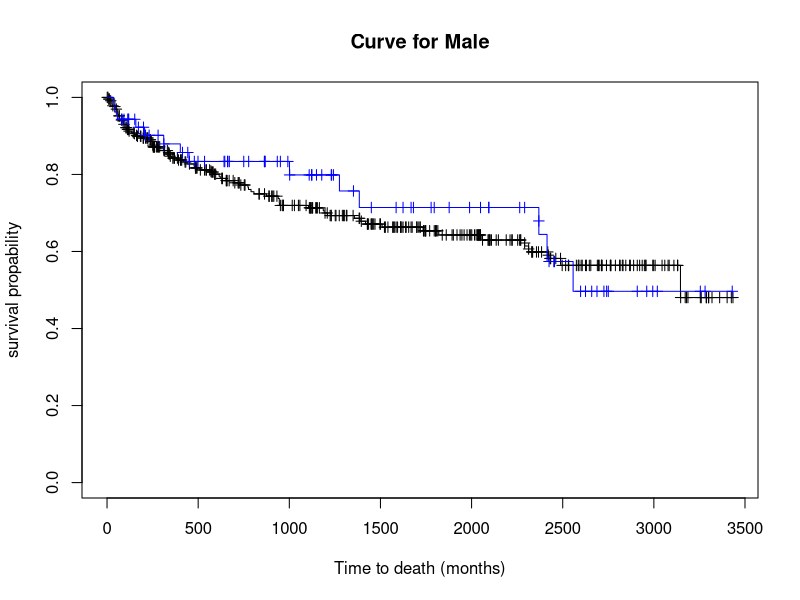
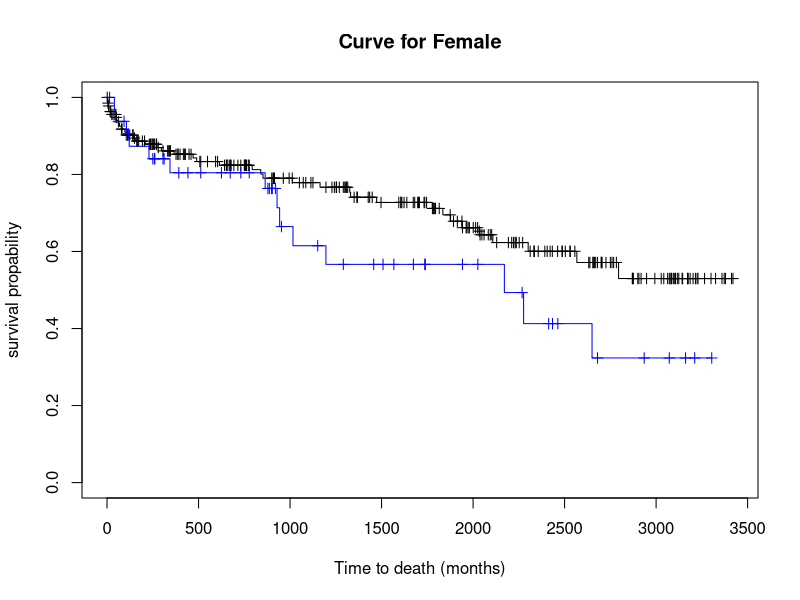

Here is the R script that generated these plots, in order:
library(tidyverse)
library(survival)
library(KMsurv)

# problem a
data = data.frame(time = c(4,12,15,21,23,2,6,8,10,19),
                  death = c(1,0,1,0,1,1,0,0,1,1),
                  group = c(1,1,1,1,1,2,2,2,2,2))
fit = coxph(Surv(time,death)~factor(group), data=data)
summary(fit)

# problem b
data(kidtran)
fit2=coxph(Surv(time,delta)~strata(gender)+strata(race)+age,data=kidtran,ties='breslow')
summary(fit2)

Sfit.strata1=survfit(fit2,newdata=data.frame(gender=c(1),race=c(1,2),age=60))
plot(Sfit.strata1,xlab='Time to death (months)',ylab='survival propability', 
     col=c('black','blue'), main='Curve for Male',mark.time = TRUE)

Sfit.strata2=survfit(fit2,newdata=data.frame(gender=c(2),race=c(1,2),age=60))
plot(Sfit.strata2,xlab='Time to death (months)',ylab='survival propability', 
     col=c('black','blue'), main='Curve for Female',mark.time = TRUE)

# problem c
data(larynx)
datac = larynx %>% 
  mutate(Z1 = ifelse(stage == '2',1,0),
         Z2 = ifelse(stage == '3',1,0),
         Z3 = ifelse(stage == '4',1,0),
         Z4 = age)
fit3=coxph(Surv(time,delta)~Z1+Z2+Z3+Z4+Z1*Z4, data=datac,method='breslow')
summary(fit3)

exp(-7.382+0.112*50)


